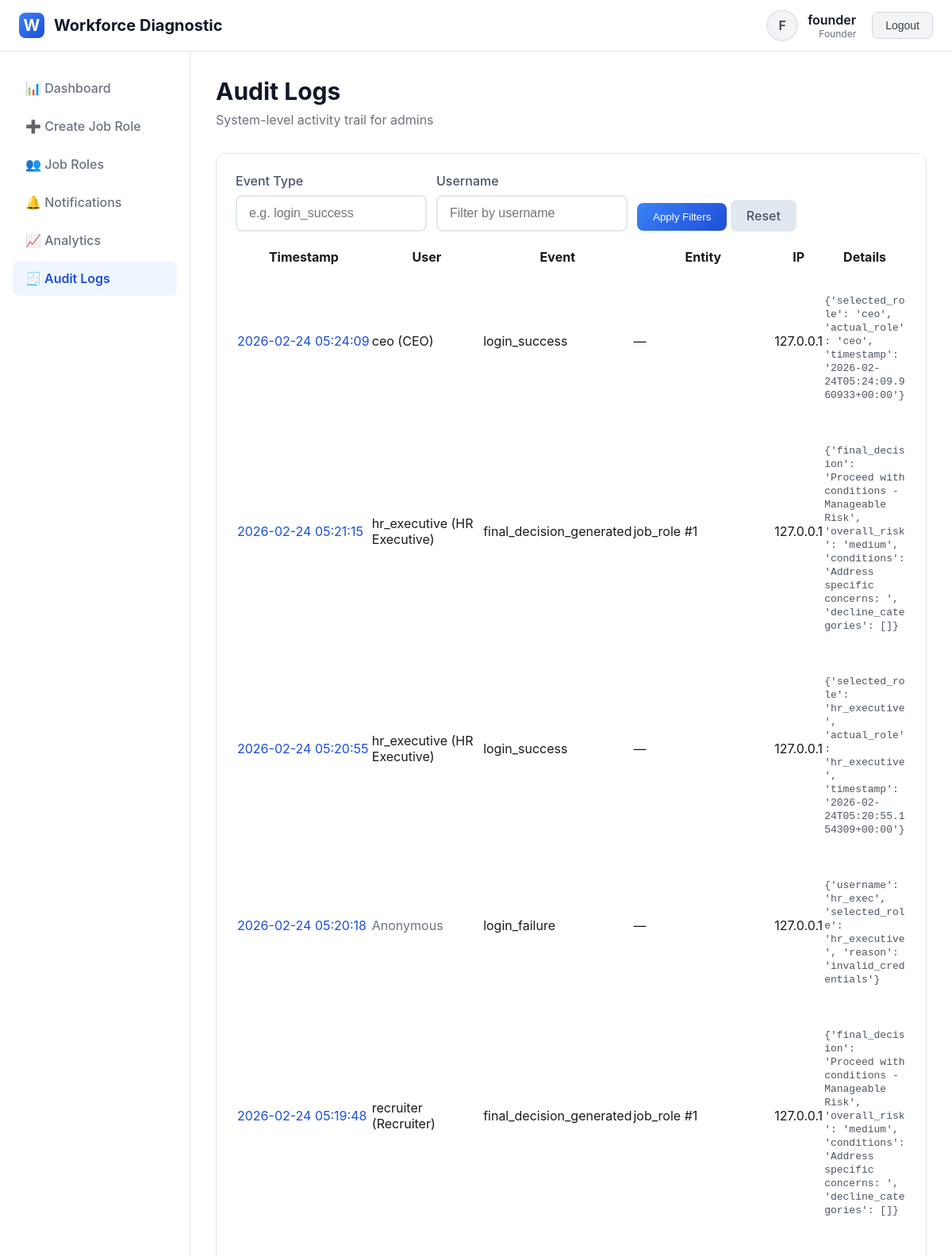
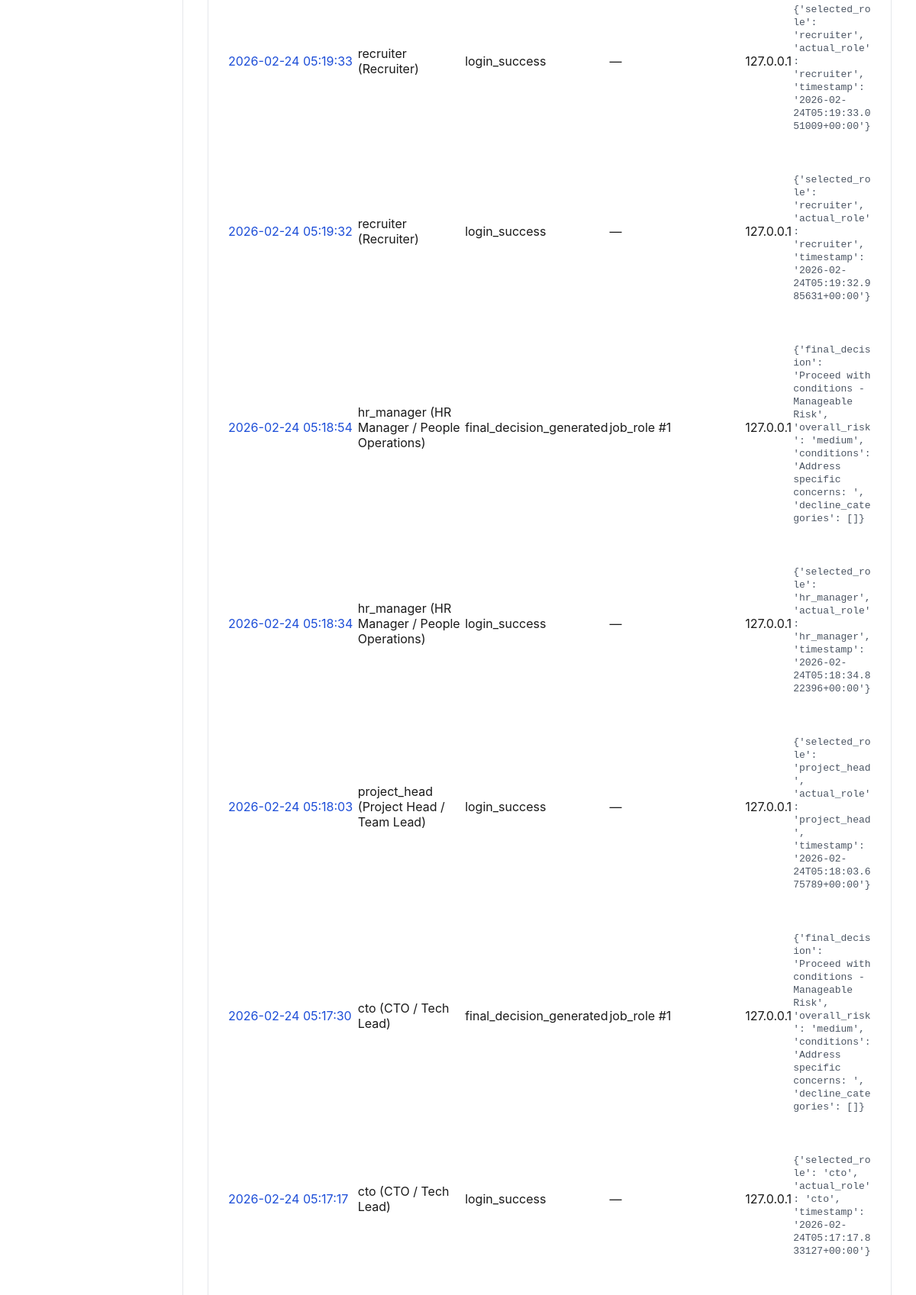
The app's page /audit-logs/ (signed in, upper part) with its own data (2 pictures, top to bottom).
### diagnostic_app/models.py (models this page shows, shortened)
class User(AbstractUser):
    ROLE_CHOICES = [
        ('founder', 'Founder'),
        ('co_founder', 'Co-Founder'),
        ('ceo', 'CEO'),
        ('cfo', 'CFO'),
        ('cto', 'CTO / Tech Lead'),
        ('coo', 'COO'),
        ('project_head', 'Project Head / Team Lead'),
        ('hr_manager', 'HR Manager / People Operations'),
        ('recruiter', 'Recruiter'),
        ('hr_executive', 'HR Executive'),
    ]
    role = models.CharField(max_length=20, choices=ROLE_CHOICES)
    phone = models.CharField(max_length=15, blank=True)
    def get_level(self):
        level_map = {
            'founder': 1, 'co_founder': 1,
            'ceo': 2, 'cfo': 2,
            'cto': 2, 'coo': 2, 'project_head': 2,
            'hr_manager': 3, 'recruiter': 3, 'hr_executive': 3
        }
        return level_map.get(self.role, 0)
    def can_create_job_roles(self):
        return self.role in ['founder', 'co_founder']

class AuditLog(models.Model):
    EVENT_TYPES = [
        ('login_success', 'Login Success'),
        ('login_failure', 'Login Failure'),
        ('diagnostic_submitted', 'Diagnostic Submitted'),
        ('final_decision_generated', 'Final Decision Generated'),
    ]
    ENTITY_TYPES = [
        ('job_role', 'Job Role'),
        ('diagnostic_submission', 'Diagnostic Submission'),
    ]
    created_at = models.DateTimeField(auto_now_add=True)
    user = models.ForeignKey(User, on_delete=models.SET_NULL, null=True, blank=True, related_name='audit_logs')
    event_type = models.CharField(max_length=50, choices=EVENT_TYPES)
    entity_type = models.CharField(max_length=50, choices=ENTITY_TYPES, blank=True)
    entity_id = models.PositiveIntegerField(null=True, blank=True)
    metadata = models.JSONField(default=dict, blank=True)
    ip_address = models.GenericIPAddressField(null=True, blank=True)
    class Meta:
        ordering = ['-created_at']

### diagnostic_app/views.py (the view)
# urls.py: path('audit-logs/', views.audit_logs_view, name='audit_logs'),
@login_required
def audit_logs_view(request):
    if not (
        request.user.is_superuser
        or request.user.role in ['founder', 'co_founder']
    ):
        messages.error(request, 'Only admins, founders and co-founders can view audit logs.')
        return redirect('dashboard')
    logs = AuditLog.objects.select_related('user').all()
    event_type = request.GET.get('event_type', '').strip()
    username = request.GET.get('username', '').strip()
    if event_type:
        logs = logs.filter(event_type=event_type)
    if username:
        logs = logs.filter(user__username__icontains=username)
    logs = logs.order_by('-created_at')[:200]
    context = {
        'logs': logs,
        'event_type_filter': event_type,
        'username_filter': username,
    }
    return render(request, 'diagnostic_app/audit_logs.html', context)

### diagnostic_app/templates/diagnostic_app/audit_logs.html (shortened to what this page needs)
{% extends 'diagnostic_app/base.html' %}
{% block content %}
<div class="page-header">
    <div style="display: flex; justify-content: space-between; align-items: flex-start;">
        <div>
            <h1>Audit Logs</h1>
            <p>System-level activity trail for admins</p>
        </div>
    </div>
</div>
<div class="card">
    <form method="get" style="margin-bottom: 20px; display: flex; gap: 12px; align-items: flex-end; flex-wrap: wrap;">
        <div class="form-group" style="margin-bottom: 0;">
            <label for="event_type">Event Type</label>
            <input
                type="text"
                id="event_type"
                name="event_type"
                value="{{ event_type_filter }}"
                placeholder="e.g. login_success"
            >
        </div>
        <div class="form-group" style="margin-bottom: 0;">
            <label for="username">Username</label>
            <input
                type="text"
                id="username"
                name="username"
                value="{{ username_filter }}"
                placeholder="Filter by username"
            >
        </div>
        <div>
            <button type="submit" class="btn btn-primary">Apply Filters</button>
            <a href="{% url 'audit_logs' %}" class="btn btn-secondary">Reset</a>
        </div>
    </form>
    {% if logs %}
    <div style="overflow-x: auto;">
        <table class="table">
            <thead>
                <tr>
                    <th style="white-space: nowrap;">Timestamp</th>
                    <th>User</th>
                    <th>Event</th>
                    <th>Entity</th>
                    <th>IP</th>
                    <th>Details</th>
                </tr>
            </thead>
            <tbody>
                {% for log in logs %}
                <tr>
                    <td style="white-space: nowrap;">
                        <a href="{% url 'audit_log_detail' log.id %}" style="color: #1d4ed8; text-decoration: none;">
                            {{ log.created_at|date:"Y-m-d H:i:s" }}
                        </a>
                    </td>
                    <td>
                        {% if log.user %}
                            {{ log.user.username }} ({{ log.user.get_role_display }})
                        {% else %}
                            <span style="color: #6b7280;">Anonymous</span>
                        {% endif %}
                    </td>
                    <td>{{ log.event_type }}</td>
                    <td>
                        {% if log.entity_type %}
                            {{ log.entity_type }}{% if log.entity_id %} #{{ log.entity_id }}{% endif %}
                        {% else %}
                            —
                        {% endif %}
                    </td>
                    <td>{{ log.ip_address|default:"—" }}</td>
                    <td style="max-width: 360px; font-size: 13px; color: #4b5563;">
                        {% if log.metadata %}
                            <code style="white-space: pre-wrap; word-break: break-word;">
                                {{ log.metadata|safe }}
                            </code>
                        {% else %}
                            <span style="color: #9ca3af;">No extra details</span>
                        {% endif %}
                    </td>
                </tr>
                {% endfor %}
            </tbody>
        </table>
    </div>
    {% else %}
    <div style="padding: 40px 0; text-align: center; color: #6b7280;">
        No audit events recorded yet.
    </div>
    {% endif %}
</div>
{% endblock %}

### diagnostic_app/templates/diagnostic_app/base.html (shortened to what this page needs)
<!DOCTYPE html>
<html lang="en">
<head>
    {% load static %}
</head>
<body>
    {% if user.is_authenticated %}
    <div class="app-container">
        <header class="header">
            <div class="header-content">
                <a href="{% url 'dashboard' %}" class="logo">
                    <div class="logo-icon">W</div>
                    <span>Workforce Diagnostic</span>
                </a>
                <div class="user-menu">
                    <div class="user-info">
                        <div class="user-avatar">
                            {{ user.username|slice:":1"|upper }}
                        </div>
                        <div class="user-details">
                            <div class="user-name">{{ user.username }}</div>
                            <div class="user-role">{{ user.get_role_display }}</div>
                        </div>
                    </div>
                    <form method="post" action="{% url 'logout' %}">
                        <button type="submit" class="btn-logout">Logout</button>
                    </form>
                </div>
            </div>
        </header>
        <div class="main-content">
            <nav class="sidebar">
                <ul class="nav-menu">
                    <li class="nav-item">
                        <a href="{% url 'dashboard' %}" class="nav-link {% if request.path == '/dashboard/' %}active{% endif %}">
                            📊 Dashboard
                        </a>
                    </li>
                    {% if user.can_create_job_roles %}
                    <li class="nav-item">
                        <a href="{% url 'create_job_role' %}" class="nav-link {% if request.path == '/job-roles/create/' %}active{% endif %}">
                            ➕ Create Job Role
                        </a>
                    </li>
                    {% endif %}
                    <li class="nav-item">
                        <a href="{% url 'job_roles' %}" class="nav-link {% if '/job-roles' in request.path and request.path != '/job-roles/create/' %}active{% endif %}">
                            👥 Job Roles
                        </a>
                    </li>
                    <li class="nav-item">
                        <a href="{% url 'notifications' %}" class="nav-link {% if '/notifications' in request.path %}active{% endif %}">
                            🔔 Notifications
                        </a>
                    </li>
                    {% if user.get_level == 1 %}
                    <li class="nav-item">
                        <a href="{% url 'analytics' %}" class="nav-link {% if '/analytics' in request.path %}active{% endif %}">
                            📈 Analytics
                        </a>
                    </li>
                    {% endif %}
                    {% if user.is_superuser or user.role == 'founder' or user.role == 'co_founder' %}
                    <li class="nav-item">
                        <a href="{% url 'audit_logs' %}" class="nav-link {% if '/audit-logs' in request.path %}active{% endif %}">
                            🧾 Audit Logs
                        </a>
                    </li>
                    {% endif %}
                </ul>
            </nav>
            <div class="content-wrapper">
                <div class="content">
                    {% block content %}{% endblock %}
                </div>
            </div>
        </div>
    </div>
    {% else %}
    {% block login_content %}{% endblock %}
    {% endif %}
</body>
</html>

### diagnostic_app/templates/diagnostic_app/base.html (style rules this page uses)
* { margin: 0; padding: 0; box-sizing: border-box; }
body { font-family: -apple-system, BlinkMacSystemFont, 'Segoe UI', Roboto, sans-serif; background: #ffffff; color: #1a1a1a; min-height: 100vh; }
.app-container { display: flex; flex-direction: column; min-height: 100vh; }
.header { background: #ffffff; border-bottom: 1px solid #e5e7eb; padding: 0 24px; box-shadow: 0 1px 3px rgba(0,0,0,0.05); }
.header-content { display: flex; align-items: center; justify-content: space-between; height: 64px; max-width: 1200px; margin: 0 auto; }
.logo { display: flex; align-items: center; gap: 12px; font-size: 20px; font-weight: 700; color: #111827; text-decoration: none; }
.logo-icon { width: 32px; height: 32px; background: linear-gradient(135deg, #3b82f6 0%, #1d4ed8 100%); border-radius: 8px; display: flex; align-items: center; justify-content: center; color: white; }
.user-menu { display: flex; align-items: center; gap: 20px; }
.user-info { display: flex; align-items: center; gap: 12px; }
.user-avatar { width: 40px; height: 40px; border-radius: 50%; background: #f3f4f6; display: flex; align-items: center; justify-content: center; font-weight: 600; color: #374151; border: 2px solid #e5e7eb; }
.user-details { text-align: right; }
.user-name { font-weight: 600; color: #111827; }
.user-role { font-size: 12px; color: #6b7280; }
.btn-logout { padding: 8px 16px; background: #f3f4f6; color: #374151; border: 1px solid #d1d5db; border-radius: 8px; font-size: 14px; font-weight: 500; cursor: pointer; transition: all 0.2s; }
.main-content { flex: 1; display: flex; }
.sidebar { width: 240px; background: #ffffff; border-right: 1px solid #e5e7eb; padding: 24px 0; }
.nav-menu { list-style: none; padding: 0 16px; }
.nav-item { margin-bottom: 4px; }
.nav-link { display: flex; align-items: center; gap: 12px; padding: 12px 16px; color: #6b7280; text-decoration: none; border-radius: 8px; transition: all 0.2s; font-weight: 500; }
.nav-link.active { background: #eff6ff; color: #1d4ed8; font-weight: 600; }
.content-wrapper { flex: 1; padding: 32px; background: #ffffff; }
.content { max-width: 1200px; margin: 0 auto; }
.page-header { margin-bottom: 32px; }
.page-header h1 { font-size: 30px; font-weight: 700; color: #111827; margin-bottom: 8px; }
.page-header p { color: #6b7280; font-size: 16px; }
.btn { padding: 10px 20px; border-radius: 8px; font-weight: 500; cursor: pointer; border: none; text-decoration: none; display: inline-flex; align-items: center; gap: 8px; transition: all 0.2s; }
.btn-primary { background: linear-gradient(135deg, #3b82f6 0%, #1d4ed8 100%); color: white; }
.btn-secondary { background: #e2e8f0; color: #475569; }
.card { background: #ffffff; border: 1px solid #e5e7eb; border-radius: 12px; padding: 24px; margin-bottom: 20px; }
.form-group { margin-bottom: 20px; }
.form-group label { display: block; margin-bottom: 8px; font-weight: 500; color: #475569; }
.form-group input, .form-group select, .form-group textarea { width: 100%; padding: 12px 15px; border: 2px solid #e2e8f0; border-radius: 8px; font-size: 16px; }

### records on screen
User: username "F", username "founder", role "Founder"
AuditLog: created_at "2026-02-24 05:24:09", user.username "ceo", user.role "CEO", event_type "login_success", ip_address "127.0.0.1", metadata "{'selected_role': 'ceo', 'actual_role': 'ceo', 'timestamp': '2026-02-24T05:24:09.960933+00:00'}…"
AuditLog: created_at "2026-02-24 05:21:15", user.username "hr_executive", user.role "HR Executive", event_type "final_decision_generated", entity_type "job_role", entity_id "1", ip_address "127.0.0.1", metadata "{'final_decision': 'Proceed with conditions - Manageable Risk', 'overall_risk': 'medium', 'conditions': 'Address specific concerns: ', 'decline_categories': []}…"
AuditLog: created_at "2026-02-24 05:20:55", user.username "hr_executive", user.role "HR Executive", event_type "login_success", ip_address "127.0.0.1", metadata "{'selected_role': 'hr_executive', 'actual_role': 'hr_executive', 'timestamp': '2026-02-24T05:20:55.154309+00:00'}…"
AuditLog: created_at "2026-02-24 05:20:18", shows "Anonymous", event_type "login_failure", ip_address "127.0.0.1", metadata "{'username': 'hr_exec', 'selected_role': 'hr_executive', 'reason': 'invalid_credentials'}…"
AuditLog: created_at "2026-02-24 05:19:48", user.username "recruiter", user.role "Recruiter", event_type "final_decision_generated", entity_type "job_role", entity_id "1", ip_address "127.0.0.1", metadata "{'final_decision': 'Proceed with conditions - Manageable Risk', 'overall_risk': 'medium', 'conditions': 'Address specific concerns: ', 'decline_categories': []}…"
AuditLog: created_at "2026-02-24 05:19:33", user.username "recruiter", user.role "Recruiter", event_type "login_success", ip_address "127.0.0.1", metadata "{'selected_role': 'recruiter', 'actual_role': 'recruiter', 'timestamp': '2026-02-24T05:19:33.051009+00:00'}…"
AuditLog: created_at "2026-02-24 05:19:32", user.username "recruiter", user.role "Recruiter", event_type "login_success", ip_address "127.0.0.1", metadata "{'selected_role': 'recruiter', 'actual_role': 'recruiter', 'timestamp': '2026-02-24T05:19:32.985631+00:00'}…"
AuditLog: created_at "2026-02-24 05:18:54", user.username "hr_manager", user.role "HR Manager / People Operations", event_type "final_decision_generated", entity_type "job_role", entity_id "1", ip_address "127.0.0.1", metadata "{'final_decision': 'Proceed with conditions - Manageable Risk', 'overall_risk': 'medium', 'conditions': 'Address specific concerns: ', 'decline_categories': []}…"
AuditLog: created_at "2026-02-24 05:18:34", user.username "hr_manager", user.role "HR Manager / People Operations", event_type "login_success", ip_address "127.0.0.1", metadata "{'selected_role': 'hr_manager', 'actual_role': 'hr_manager', 'timestamp': '2026-02-24T05:18:34.822396+00:00'}…"
AuditLog: created_at "2026-02-24 05:18:03", user.username "project_head", user.role "Project Head / Team Lead", event_type "login_success", ip_address "127.0.0.1", metadata "{'selected_role': 'project_head', 'actual_role': 'project_head', 'timestamp': '2026-02-24T05:18:03.675789+00:00'}…"
AuditLog: created_at "2026-02-24 05:17:30", user.username "cto", user.role "CTO / Tech Lead", event_type "final_decision_generated", entity_type "job_role", entity_id "1", ip_address "127.0.0.1", metadata "{'final_decision': 'Proceed with conditions - Manageable Risk', 'overall_risk': 'medium', 'conditions': 'Address specific concerns: ', 'decline_categories': []}…"
AuditLog: created_at "2026-02-24 05:17:17", user.username "cto", user.role "CTO / Tech Lead", event_type "login_success", ip_address "127.0.0.1", metadata "{'selected_role': 'cto', 'actual_role': 'cto', 'timestamp': '2026-02-24T05:17:17.833127+00:00'}…"
